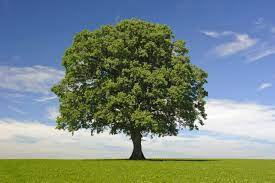
#> input picture mini_project/Edge_detection/img/rr.jpg, 275 x 183 px, found by its file name
$ python canny.py
#> lines starting #> are read from the running program, lines starting #| are printed output that depends on the picture
import cv2
import matplotlib.pyplot as plt

# Open the image

img = cv2.imread('/home/mohamed/0x01-Image_processing/mini_project/Edge_detection/rr.jpg')
#> img is the input picture: shape (183, 275, 3); mean B, G, R 131.3, 136.9, 120.5
# Apply Canny
edges = cv2.Canny(img, 100, 200, 3, L2gradient=True)
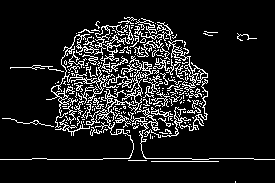
#> edges: shape (183, 275); 11.5% white in thin lines or dots

plt.figure()
plt.title('canny')
plt.imsave('canny.png', edges, cmap='gray', format='png')
plt.imshow(edges, cmap='gray')
plt.show()
